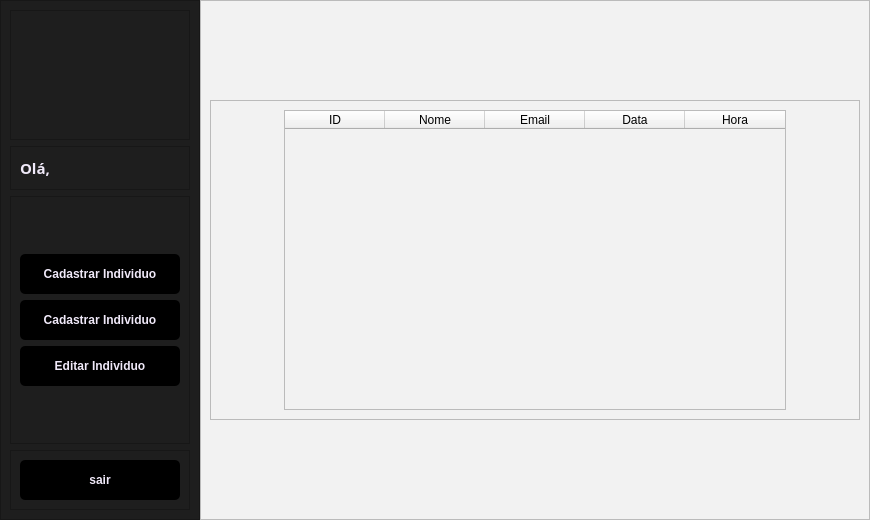
<?xml version="1.0" encoding="UTF-8"?>
<ui version="4.0">
 <class>MainWindow</class>
 <widget class="QMainWindow" name="MainWindow">
  <property name="geometry">
   <rect>
    <x>0</x>
    <y>0</y>
    <width>870</width>
    <height>520</height>
   </rect>
  </property>
  <property name="windowTitle">
   <string>MainWindow</string>
  </property>
  <widget class="QWidget" name="centralwidget">
   <layout class="QHBoxLayout" name="horizontalLayout">
    <property name="spacing">
     <number>0</number>
    </property>
    <property name="leftMargin">
     <number>0</number>
    </property>
    <property name="topMargin">
     <number>0</number>
    </property>
    <property name="rightMargin">
     <number>0</number>
    </property>
    <property name="bottomMargin">
     <number>0</number>
    </property>
    <item>
     <widget class="QFrame" name="frame">
      <property name="maximumSize">
       <size>
        <width>200</width>
        <height>16777215</height>
       </size>
      </property>
      <property name="styleSheet">
       <string notr="true">background-color: rgb(30, 30, 30)</string>
      </property>
      <property name="frameShape">
       <enum>QFrame::StyledPanel</enum>
      </property>
      <property name="frameShadow">
       <enum>QFrame::Raised</enum>
      </property>
      <layout class="QVBoxLayout" name="verticalLayout">
       <item>
        <widget class="QFrame" name="frame_5">
         <property name="minimumSize">
          <size>
           <width>0</width>
           <height>130</height>
          </size>
         </property>
         <property name="maximumSize">
          <size>
           <width>16777215</width>
           <height>130</height>
          </size>
         </property>
         <property name="frameShape">
          <enum>QFrame::StyledPanel</enum>
         </property>
         <property name="frameShadow">
          <enum>QFrame::Raised</enum>
         </property>
         <layout class="QHBoxLayout" name="horizontalLayout_2">
          <item>
           <spacer name="horizontalSpacer">
            <property name="orientation">
             <enum>Qt::Horizontal</enum>
            </property>
            <property name="sizeHint" stdset="0">
             <size>
              <width>40</width>
              <height>20</height>
             </size>
            </property>
           </spacer>
          </item>
          <item>
           <widget class="QLabel" name="label">
            <property name="text">
             <string/>
            </property>
            <property name="pixmap">
             <pixmap>../imagens/Vector.png</pixmap>
            </property>
           </widget>
          </item>
          <item>
           <spacer name="horizontalSpacer_2">
            <property name="orientation">
             <enum>Qt::Horizontal</enum>
            </property>
            <property name="sizeHint" stdset="0">
             <size>
              <width>40</width>
              <height>20</height>
             </size>
            </property>
           </spacer>
          </item>
         </layout>
        </widget>
       </item>
       <item>
        <widget class="QFrame" name="frame_7">
         <property name="minimumSize">
          <size>
           <width>0</width>
           <height>40</height>
          </size>
         </property>
         <property name="frameShape">
          <enum>QFrame::StyledPanel</enum>
         </property>
         <property name="frameShadow">
          <enum>QFrame::Raised</enum>
         </property>
         <layout class="QHBoxLayout" name="horizontalLayout_4">
          <item>
           <widget class="QLabel" name="label_string_ola">
            <property name="maximumSize">
             <size>
              <width>30</width>
              <height>16777215</height>
             </size>
            </property>
            <property name="font">
             <font>
              <family>Rubik</family>
              <pointsize>11</pointsize>
              <weight>75</weight>
              <bold>true</bold>
             </font>
            </property>
            <property name="contextMenuPolicy">
             <enum>Qt::DefaultContextMenu</enum>
            </property>
            <property name="styleSheet">
             <string notr="true">color: rgb(240, 233, 249);</string>
            </property>
            <property name="text">
             <string>Olá,</string>
            </property>
           </widget>
          </item>
          <item>
           <widget class="QLineEdit" name="lineEdit_menu_nome_sobrenome_cliente">
            <property name="maximumSize">
             <size>
              <width>200</width>
              <height>16777215</height>
             </size>
            </property>
            <property name="font">
             <font>
              <family>Rubik</family>
              <pointsize>11</pointsize>
              <weight>75</weight>
              <bold>true</bold>
             </font>
            </property>
            <property name="styleSheet">
             <string notr="true">
QLineEdit{
	background:transparent;
	border:none;
	color: rgb(240, 233, 249);

}</string>
            </property>
           </widget>
          </item>
         </layout>
        </widget>
       </item>
       <item>
        <widget class="QFrame" name="frame_4">
         <property name="frameShape">
          <enum>QFrame::StyledPanel</enum>
         </property>
         <property name="frameShadow">
          <enum>QFrame::Raised</enum>
         </property>
         <layout class="QVBoxLayout" name="verticalLayout_2">
          <item>
           <spacer name="verticalSpacer_2">
            <property name="orientation">
             <enum>Qt::Vertical</enum>
            </property>
            <property name="sizeHint" stdset="0">
             <size>
              <width>20</width>
              <height>40</height>
             </size>
            </property>
           </spacer>
          </item>
          <item>
           <widget class="QPushButton" name="login_pushButton_logar_5">
            <property name="minimumSize">
             <size>
              <width>150</width>
              <height>40</height>
             </size>
            </property>
            <property name="maximumSize">
             <size>
              <width>16777215</width>
              <height>40</height>
             </size>
            </property>
            <property name="font">
             <font>
              <weight>75</weight>
              <bold>true</bold>
             </font>
            </property>
            <property name="cursor">
             <cursorShape>PointingHandCursor</cursorShape>
            </property>
            <property name="styleSheet">
             <string notr="true">QPushButton{
	border-radius: 5px;
	border-image: url(:/Close_Image/cil-x.png);
	background-position: center;
		
	color: rgb(240, 233, 249);
	background-color: rgb(0, 0, 0);
	
}
QPushButton:hover{
	
	
	background-color: rgb(42, 42, 42);
	color: rgb(240, 233, 249);
}
QPushButton:pressed{
	background-color: rgb(35, 35, 35);
	color: rgb(200, 200, 200);
}

</string>
            </property>
            <property name="text">
             <string>Cadastrar Individuo</string>
            </property>
           </widget>
          </item>
          <item>
           <widget class="QPushButton" name="login_pushButton_logar_4">
            <property name="minimumSize">
             <size>
              <width>0</width>
              <height>40</height>
             </size>
            </property>
            <property name="maximumSize">
             <size>
              <width>16777215</width>
              <height>40</height>
             </size>
            </property>
            <property name="font">
             <font>
              <weight>75</weight>
              <bold>true</bold>
             </font>
            </property>
            <property name="cursor">
             <cursorShape>PointingHandCursor</cursorShape>
            </property>
            <property name="styleSheet">
             <string notr="true">QPushButton{
	border-radius: 5px;
	border-image: url(:/Close_Image/cil-x.png);
	background-position: center;
		
	color: rgb(240, 233, 249);
	background-color: rgb(0, 0, 0);
	
}
QPushButton:hover{
	
	
	background-color: rgb(42, 42, 42);
	color: rgb(240, 233, 249);
}
QPushButton:pressed{
	background-color: rgb(35, 35, 35);
	color: rgb(200, 200, 200);
}

</string>
            </property>
            <property name="text">
             <string>Cadastrar Individuo</string>
            </property>
           </widget>
          </item>
          <item>
           <widget class="QPushButton" name="login_pushButton_logar_3">
            <property name="minimumSize">
             <size>
              <width>0</width>
              <height>40</height>
             </size>
            </property>
            <property name="maximumSize">
             <size>
              <width>16777215</width>
              <height>40</height>
             </size>
            </property>
            <property name="font">
             <font>
              <weight>75</weight>
              <bold>true</bold>
             </font>
            </property>
            <property name="cursor">
             <cursorShape>PointingHandCursor</cursorShape>
            </property>
            <property name="styleSheet">
             <string notr="true">QPushButton{
	border-radius: 5px;
	border-image: url(:/Close_Image/cil-x.png);
	background-position: center;
		
	color: rgb(240, 233, 249);
	background-color: rgb(0, 0, 0);
	
}
QPushButton:hover{
	
	
	background-color: rgb(42, 42, 42);
	color: rgb(240, 233, 249);
}
QPushButton:pressed{
	background-color: rgb(35, 35, 35);
	color: rgb(200, 200, 200);
}

</string>
            </property>
            <property name="text">
             <string>Editar Individuo</string>
            </property>
           </widget>
          </item>
          <item>
           <spacer name="verticalSpacer">
            <property name="orientation">
             <enum>Qt::Vertical</enum>
            </property>
            <property name="sizeHint" stdset="0">
             <size>
              <width>20</width>
              <height>40</height>
             </size>
            </property>
           </spacer>
          </item>
         </layout>
        </widget>
       </item>
       <item>
        <widget class="QFrame" name="frame_3">
         <property name="maximumSize">
          <size>
           <width>16777215</width>
           <height>70</height>
          </size>
         </property>
         <property name="frameShape">
          <enum>QFrame::StyledPanel</enum>
         </property>
         <property name="frameShadow">
          <enum>QFrame::Raised</enum>
         </property>
         <layout class="QVBoxLayout" name="verticalLayout_3">
          <item>
           <widget class="QPushButton" name="login_pushButton_logar_6">
            <property name="minimumSize">
             <size>
              <width>0</width>
              <height>40</height>
             </size>
            </property>
            <property name="maximumSize">
             <size>
              <width>16777215</width>
              <height>40</height>
             </size>
            </property>
            <property name="font">
             <font>
              <weight>75</weight>
              <bold>true</bold>
             </font>
            </property>
            <property name="cursor">
             <cursorShape>PointingHandCursor</cursorShape>
            </property>
            <property name="styleSheet">
             <string notr="true">QPushButton{
	border-radius: 5px;
	border-image: url(:/Close_Image/cil-x.png);
	background-position: center;
		
	color: rgb(240, 233, 249);
	background-color: rgb(0, 0, 0);
	
}
QPushButton:hover{
	
	
	background-color: rgb(42, 42, 42);
	color: rgb(240, 233, 249);
}
QPushButton:pressed{
	background-color: rgb(35, 35, 35);
	color: rgb(200, 200, 200);
}

</string>
            </property>
            <property name="text">
             <string>sair</string>
            </property>
           </widget>
          </item>
         </layout>
        </widget>
       </item>
      </layout>
     </widget>
    </item>
    <item>
     <widget class="QFrame" name="frame_2">
      <property name="styleSheet">
       <string notr="true">background-color: rgb(242, 242, 242)</string>
      </property>
      <property name="frameShape">
       <enum>QFrame::StyledPanel</enum>
      </property>
      <property name="frameShadow">
       <enum>QFrame::Raised</enum>
      </property>
      <layout class="QVBoxLayout" name="verticalLayout_4">
       <item>
        <spacer name="verticalSpacer_3">
         <property name="orientation">
          <enum>Qt::Vertical</enum>
         </property>
         <property name="sizeHint" stdset="0">
          <size>
           <width>20</width>
           <height>40</height>
          </size>
         </property>
        </spacer>
       </item>
       <item>
        <widget class="QFrame" name="frame_6">
         <property name="frameShape">
          <enum>QFrame::StyledPanel</enum>
         </property>
         <property name="frameShadow">
          <enum>QFrame::Raised</enum>
         </property>
         <layout class="QHBoxLayout" name="horizontalLayout_3">
          <item>
           <spacer name="horizontalSpacer_3">
            <property name="orientation">
             <enum>Qt::Horizontal</enum>
            </property>
            <property name="sizeHint" stdset="0">
             <size>
              <width>40</width>
              <height>20</height>
             </size>
            </property>
           </spacer>
          </item>
          <item>
           <widget class="QTableWidget" name="tableWidget">
            <property name="sizePolicy">
             <sizepolicy hsizetype="Expanding" vsizetype="Expanding">
              <horstretch>0</horstretch>
              <verstretch>0</verstretch>
             </sizepolicy>
            </property>
            <property name="minimumSize">
             <size>
              <width>502</width>
              <height>300</height>
             </size>
            </property>
            <property name="maximumSize">
             <size>
              <width>16777215</width>
              <height>16777215</height>
             </size>
            </property>
            <column>
             <property name="text">
              <string>ID</string>
             </property>
            </column>
            <column>
             <property name="text">
              <string>Nome</string>
             </property>
            </column>
            <column>
             <property name="text">
              <string>Email</string>
             </property>
            </column>
            <column>
             <property name="text">
              <string>Data</string>
             </property>
            </column>
            <column>
             <property name="text">
              <string>Hora</string>
             </property>
            </column>
           </widget>
          </item>
          <item>
           <spacer name="horizontalSpacer_4">
            <property name="orientation">
             <enum>Qt::Horizontal</enum>
            </property>
            <property name="sizeHint" stdset="0">
             <size>
              <width>40</width>
              <height>20</height>
             </size>
            </property>
           </spacer>
          </item>
         </layout>
        </widget>
       </item>
       <item>
        <spacer name="verticalSpacer_4">
         <property name="orientation">
          <enum>Qt::Vertical</enum>
         </property>
         <property name="sizeHint" stdset="0">
          <size>
           <width>20</width>
           <height>40</height>
          </size>
         </property>
        </spacer>
       </item>
      </layout>
     </widget>
    </item>
   </layout>
  </widget>
 </widget>
 <resources/>
 <connections/>
</ui>
